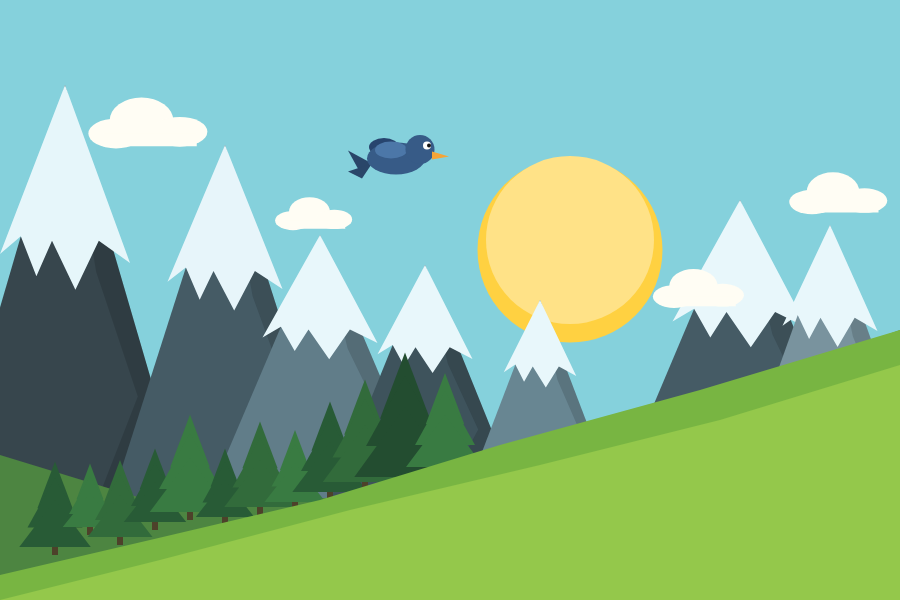
Frame 1 (no input)
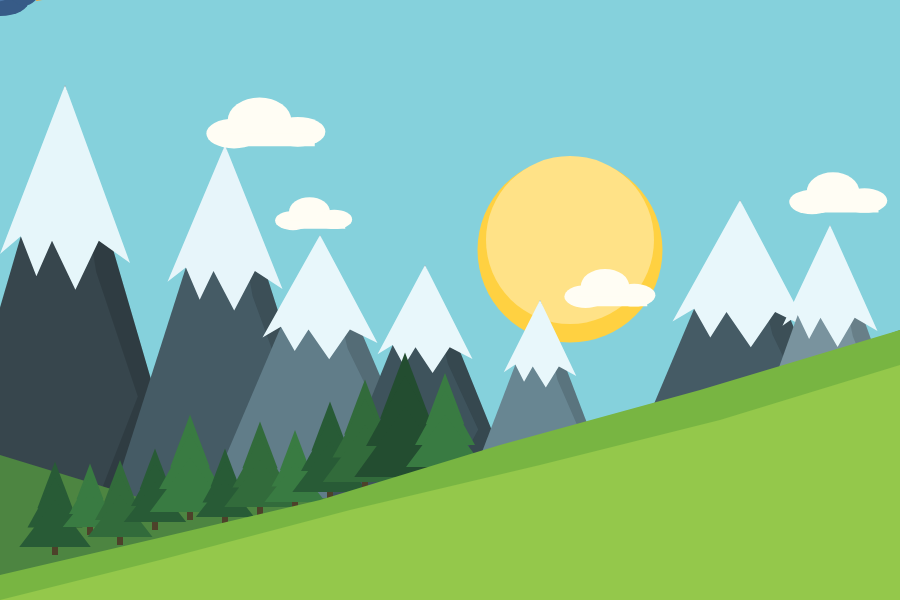
Frame 60 (no input)
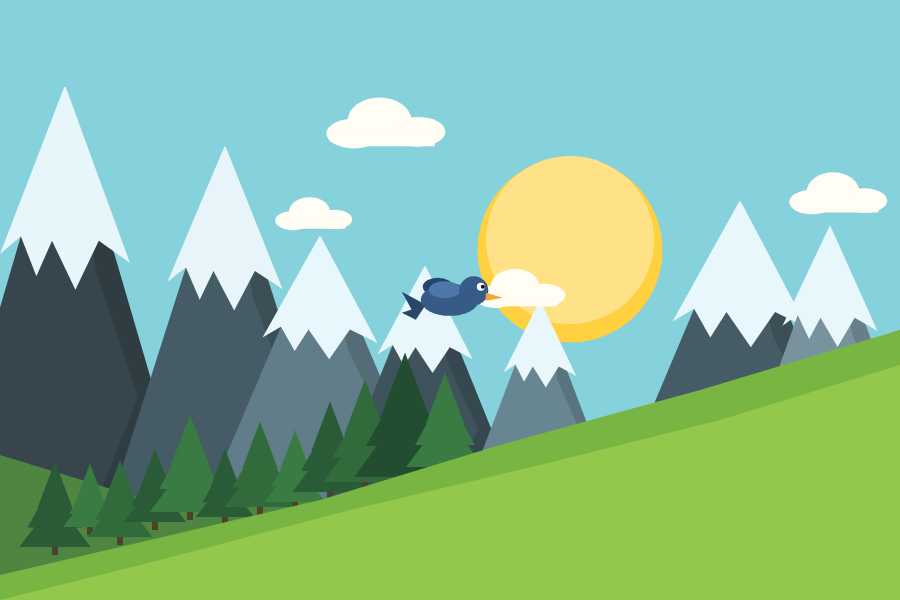
Frame 120 (the mouse pressed at the canvas centre since frame 60)

The p5.js sketch that drew these frames (run headless with seeded random() and noise() and a simulated clock; from frame 60 on, the mouse is pressed at the canvas centre):

// p5.js sketch
// ── sketch.js

let cloudX1 = 150;
let cloudX2 = 700;
let birdX = 450;
let birdY = 180;

function setup() {
  createCanvas(900, 600);
  frameRate(60);
}

function draw() {
  background(133, 209, 220);
  noStroke();

  // Sun
  fill(255, 209, 65);
  ellipse(570, 250, 185, 185);

  fill(255, 226, 135);
  ellipse(570, 240, 168, 168);

  // Mountains
  mountain(65, 85, 260, 530, '#37464d', '#e6f6fa');
  mountain(225, 145, 230, 505, '#455b65', '#e7f5fa');
  mountain(320, 235, 230, 505, '#617d89', '#e8f7fb');
  mountain(425, 265, 190, 500, '#3e535c', '#e8f7fb');
  mountain(540, 300, 145, 490, '#688692', '#e8f7fb');
  mountain(740, 200, 270, 520, '#455b65', '#e8f7fb');
  mountain(830, 225, 190, 490, '#79939e', '#e8f7fb');

  // Ground behind trees
  fill(77, 133, 65);
  beginShape();
  vertex(0, 455);
  vertex(180, 510);
  vertex(480, 485);
  vertex(900, 330);
  vertex(900, 600);
  vertex(0, 600);
  endShape(CLOSE);

  // Pine forest
  pineTree(55, 555, 55, '#285b36');
  pineTree(90, 535, 42, '#397b42');
  pineTree(120, 545, 50, '#326b3b');
  pineTree(155, 530, 48, '#285b36');
  pineTree(190, 520, 62, '#397b42');
  pineTree(225, 525, 45, '#285b36');
  pineTree(260, 515, 55, '#326b3b');
  pineTree(295, 510, 47, '#397b42');
  pineTree(330, 500, 58, '#285b36');
  pineTree(365, 490, 65, '#326b3b');
  pineTree(405, 485, 78, '#234d30');
  pineTree(445, 475, 60, '#397b42');

  // Green hillside
  fill(120, 181, 66);
  beginShape();
  vertex(0, 575);
  vertex(150, 540);
  vertex(320, 500);
  vertex(500, 445);
  vertex(700, 390);
  vertex(900, 330);
  vertex(900, 600);
  vertex(0, 600);
  endShape(CLOSE);

  // Light green foreground
  fill(148, 200, 75);
  beginShape();
  vertex(0, 600);
  vertex(160, 560);
  vertex(350, 510);
  vertex(540, 465);
  vertex(720, 420);
  vertex(900, 365);
  vertex(900, 600);
  endShape(CLOSE);

  // Stationary clouds
  cloud(315, 215, 0.55);
  cloud(840, 195, 0.7);

  // First moving cloud
  cloud(cloudX1, 125, 0.85);
  cloudX1 += 2;

  if (cloudX1 > width + 100) {
    cloudX1 = -100;
  }

  // Second moving cloud
  cloud(cloudX2, 290, 0.65);
  cloudX2 -= 1.5;

  if (cloudX2 < -100) {
    cloudX2 = width + 100;
  }

  // Bird follows mouse or flies automatically
  if (
    mouseX >= 0 && mouseX <= width &&
    mouseY >= 0 && mouseY <= height
  ) {
    birdX = lerp(birdX, mouseX, 0.12);
    birdY = lerp(birdY, mouseY, 0.12);
  } else {
    birdX = 450 + sin(frameCount * 0.025) * 180;
    birdY = 160 + cos(frameCount * 0.04) * 45;
  }

  bird(birdX, birdY);
}

// Mountains
function mountain(x, y, w, bottom, rock, snow) {
  let h = bottom - y;

  fill(rock);
  triangle(x, y, x - w / 2, bottom, x + w / 2, bottom);

  // Shaded rock
  fill(0, 0, 0, 35);
  beginShape();
  vertex(x, y);
  vertex(x + w * 0.12, y + h * 0.42);
  vertex(x + w * 0.28, y + h * 0.7);
  vertex(x + w * 0.08, bottom);
  vertex(x + w / 2, bottom);
  endShape(CLOSE);

  // Jagged snow
  fill(snow);
  beginShape();
  vertex(x, y);
  vertex(x - w * 0.25, y + h * 0.38);
  vertex(x - w * 0.17, y + h * 0.34);
  vertex(x - w * 0.11, y + h * 0.43);
  vertex(x - w * 0.05, y + h * 0.35);
  vertex(x + w * 0.04, y + h * 0.46);
  vertex(x + w * 0.13, y + h * 0.35);
  vertex(x + w * 0.25, y + h * 0.4);
  endShape(CLOSE);
}

// Pine trees
function pineTree(x, bottom, size, treeColor) {
  fill(77, 65, 42);
  rect(x - 3, bottom - 15, 6, 15);

  fill(treeColor);

  triangle(
    x, bottom - size * 1.7,
    x - size * 0.32, bottom - size * 0.85,
    x + size * 0.32, bottom - size * 0.85
  );

  triangle(
    x, bottom - size * 1.4,
    x - size * 0.5, bottom - size * 0.5,
    x + size * 0.5, bottom - size * 0.5
  );

  triangle(
    x, bottom - size,
    x - size * 0.65, bottom - 8,
    x + size * 0.65, bottom - 8
  );
}

// Clouds
function cloud(x, y, s) {
  push();
  translate(x, y);
  scale(s);

  fill(255, 253, 244);
  ellipse(-40, 10, 65, 35);
  ellipse(-10, -5, 75, 55);
  ellipse(35, 8, 65, 35);
  rect(-55, 10, 110, 15);

  pop();
}

// Bird with gentle wing movement
function bird(x, y) {
  push();
  translate(x, y);
  noStroke();

  // Slow wing movement
  let flap = sin(frameCount * 0.055) * 7;

  // Tail
  fill(42, 70, 105);
  triangle(-24, 5, -48, -8, -37, 12);
  triangle(-24, 5, -48, 13, -34, 20);

  // Back wing
  fill(39, 68, 110);
  ellipse(-12, -11 - flap, 30, 18);

  // Body
  fill(55, 91, 135);
  ellipse(0, 0, 58, 32);

  // Front wing
  fill(76, 119, 168);
  ellipse(-5, -8 - flap, 32, 17);

  // Head
  fill(55, 91, 135);
  ellipse(24, -9, 29, 29);

  // Eye
  fill(255);
  circle(31, -13, 8);

  fill(20);
  circle(33, -13, 4);

  // Beak
  fill(245, 165, 55);
  triangle(36, -7, 53, -2, 36, 1);

  pop();
}
